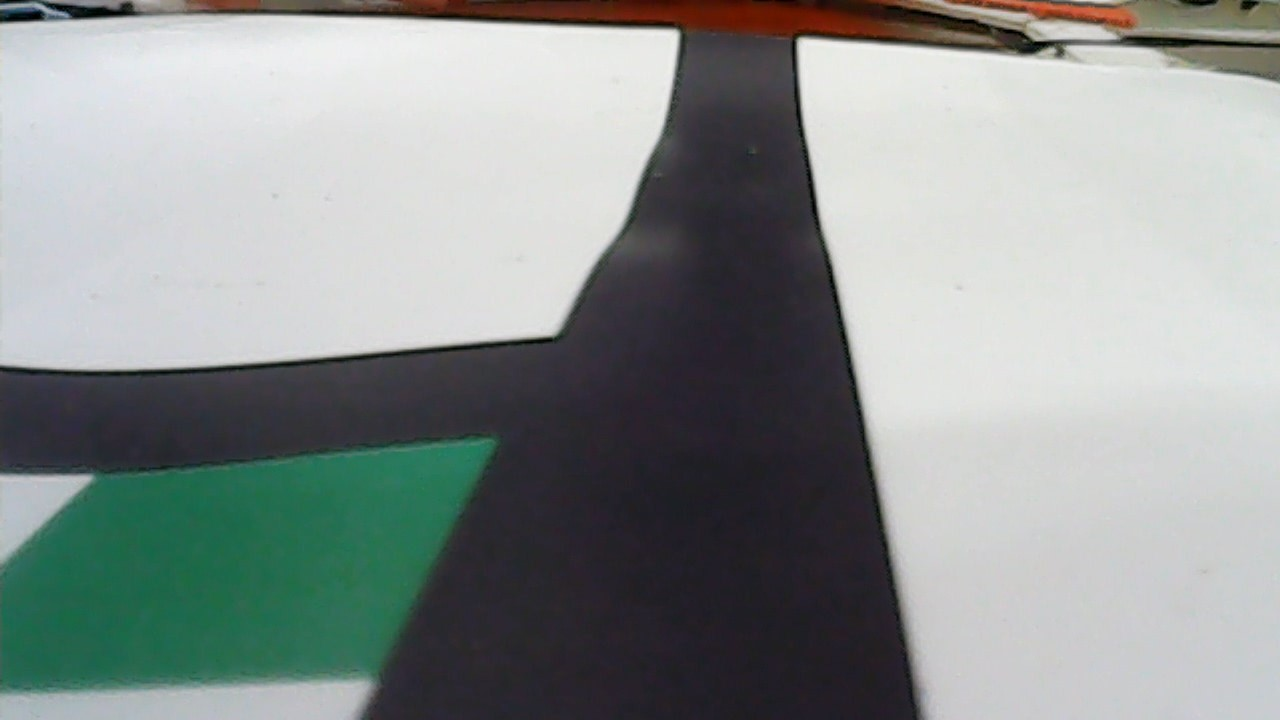
#> input picture pi/gs5.jpg, 1280 x 720 px
$ python testgs_collapse.py
#> lines starting #> are read from the running program, lines starting #| are printed output that depends on the picture; after the words box and inside, x2 and y2 are one past the last pixel; in counts of white or black regions, pixels touching at a corner belong together
import cv2
from MultiThread import WebcamStream
import numpy as np
import enum
# import time

height = 480

g_roi_lh = 400 #! increase lower height boundary in main code
# g_roi_uh = height
g_roi_b_lh = 340 # black above green upper boundary
# g_roi_b_uh = g_roi_lh #black above green lower boundary
gs_b_sampleoffset = 10 #offset ample to above by this amount of pixels
gs_b_sampleh = 50 #this is the height of the black sample taken above green square
gs_minblackpct = 0.35
green_minarea = 1000000

u_black = 70

l_green = np.array([30, 90, 60], np.uint8)
u_green = np.array([85, 255, 255], np.uint8)


class Task(enum.Enum):
    EMPTY = 0
    LEFT_GREEN = 1
    RIGHT_GREEN = 2
    DOUBLE_GREEN = 3

curr = Task.EMPTY

#* The following should be inside the loop

frame_org = cv2.imread("gs5.jpg")
#> frame_org is the input picture: shape (720, 1280, 3); mean B, G, R 146, 147.7, 141.3
# frame_org = frame_org[crop_h:height, :]
frame_bw = cv2.cvtColor(frame_org, cv2.COLOR_BGR2GRAY)
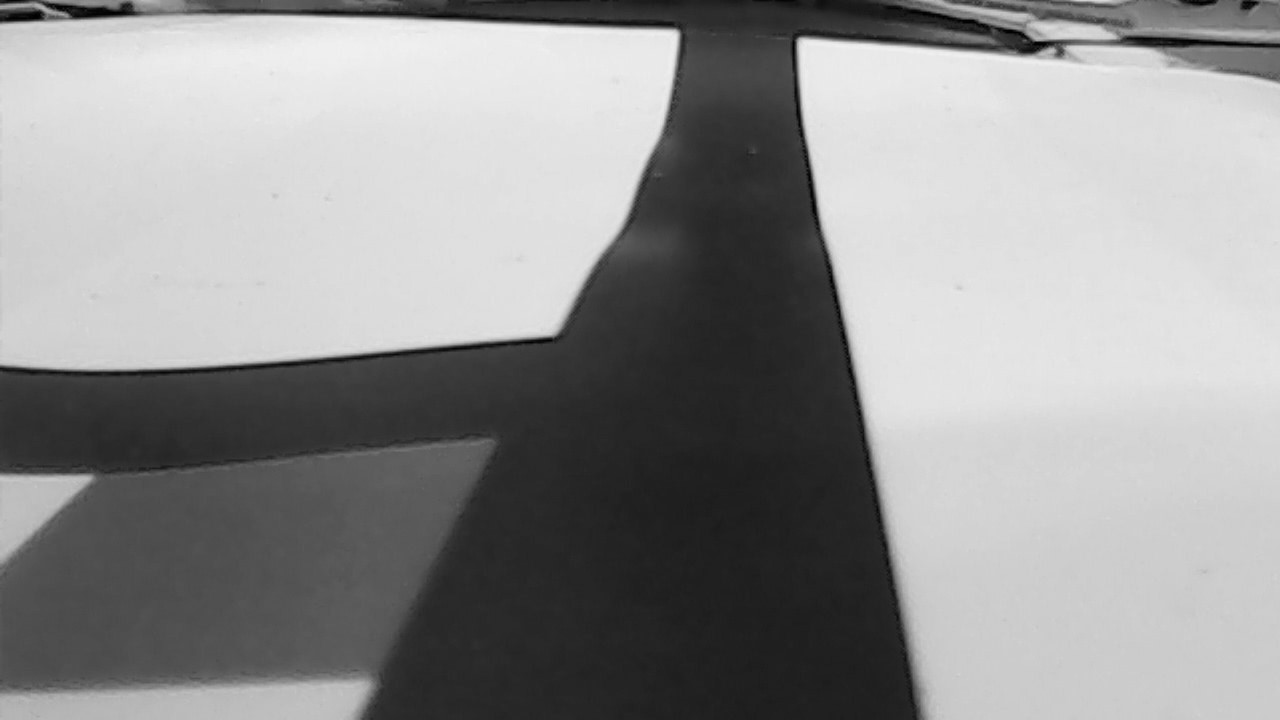
#> frame_bw: shape (720, 1280); min 0, max 242, mean 145.6
frame_hsv = cv2.cvtColor(frame_org, cv2.COLOR_BGR2HSV)
#> frame_hsv: shape (720, 1280, 3); mean H, S, V 85.5, 36.8, 151.6
# cv2.imshow("frame_hsv", frame_hsv)

frame_black = cv2.inRange(frame_bw, 0, u_black)
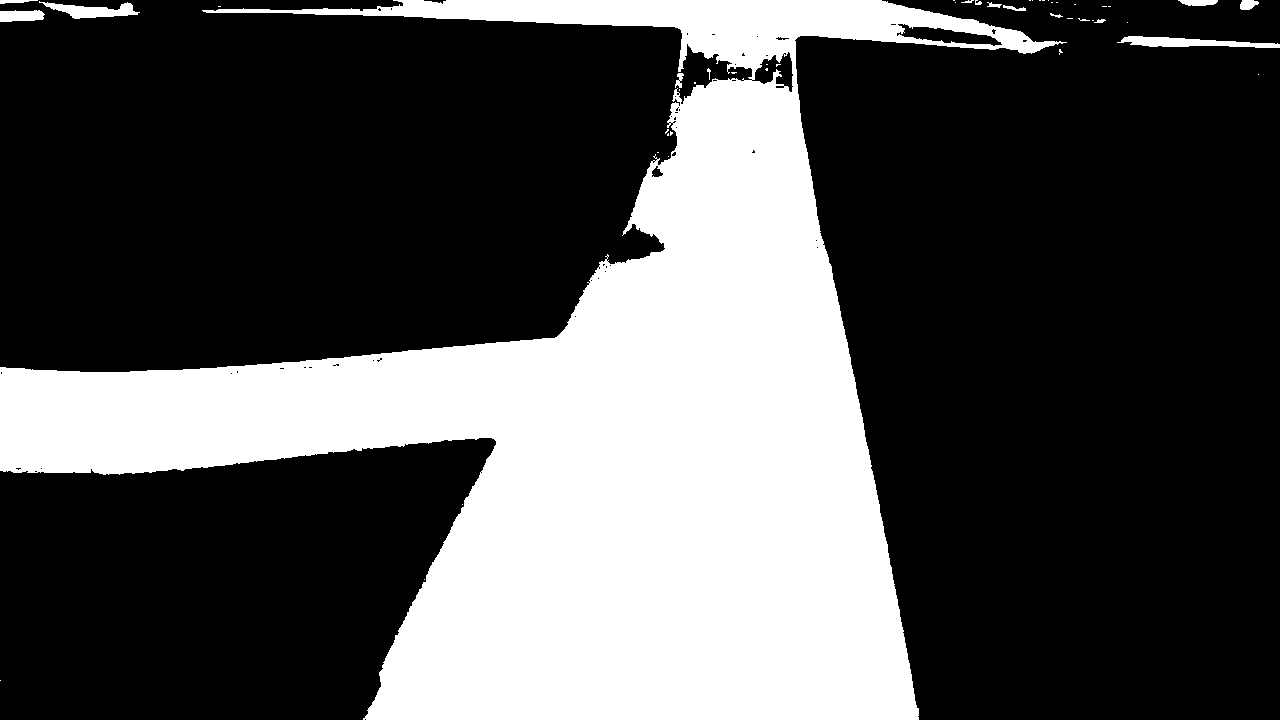
#> frame_black: shape (720, 1280); 31.2% white; 48 white regions (33 under 20 px), largest, box (x1, y1, x2, y2) and area: (0, 0, 1067, 720) 284371, (1117, 36, 1280, 48) 1080, (39, 1, 140, 19) 856

#~ Presence of green square?
green_mask = cv2.inRange(frame_hsv[g_roi_lh:, :], l_green, u_green)
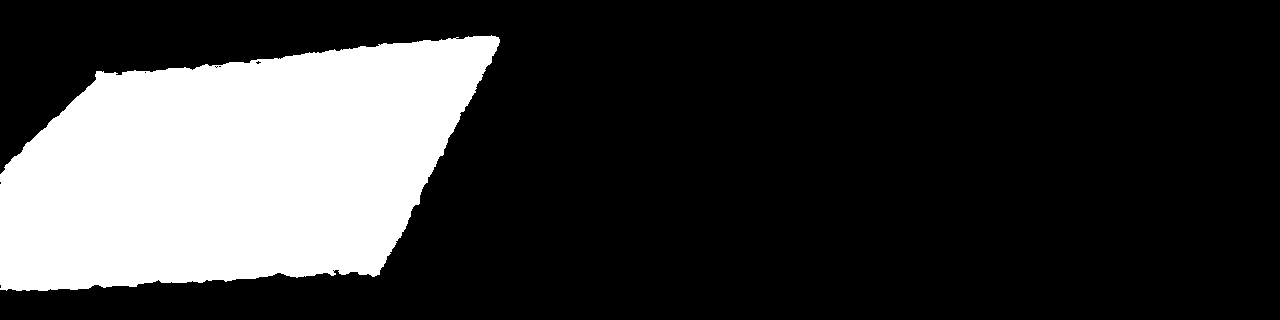
#> green_mask: shape (320, 1280); 22.5% white; 1 white region, box (x1, y1, x2, y2) and area: (0, 35, 500, 291) 91960
green_sum = np.sum(green_mask)
#> green_sum = 23449800
cv2.imshow("green mask", green_mask)

if green_sum > green_minarea:

    #~ Find x position of green
    green_col = np.amax(green_mask, axis=0)
#> green_col = 1280 values, max 255 at index 0, min 0 at index 500, mean 99.61
    g_indices_h = np.where(green_col == 255)
    gs_left = g_indices_h[0][0]
#> gs_left = 0
    gs_right = g_indices_h[0][-1]
#> gs_right = 499
    gs_centre = (gs_left + gs_right)/2
#> gs_centre = 249.5

    #~ Test if below or above line (SS)
    green_row = np.amax(green_mask, axis=1)
#> green_row = 320 values, max 255 at index 35, min 0 at index 0, mean 204
    g_indices_v = np.where(green_row == 255)
    gs_top = g_indices_v[0][0]+g_roi_lh
#> gs_top = 435
    # g_bot = g_indices_v[0][-1]
    #^ another solution is skip these steps and input a fixed area
    blackarea_abovegs = frame_black[gs_top-gs_b_sampleh-gs_b_sampleoffset:gs_top-gs_b_sampleoffset, gs_left:gs_right]
#> blackarea_abovegs: shape (50, 499); every value is 255
    gs_blackpct = np.sum(blackarea_abovegs) / 255 / gs_b_sampleh / (gs_right-gs_left)
#> gs_blackpct = 1
    print("percatnage of black:", gs_blackpct)
#| percatnage of black: 1.0
    cv2.imshow("black area above green square", blackarea_abovegs)

    #~ GREEN SQUARE FOUND
    if gs_blackpct > gs_minblackpct:

        #~ Find x position of black
        black_besidegs = frame_black[g_roi_lh:, :]
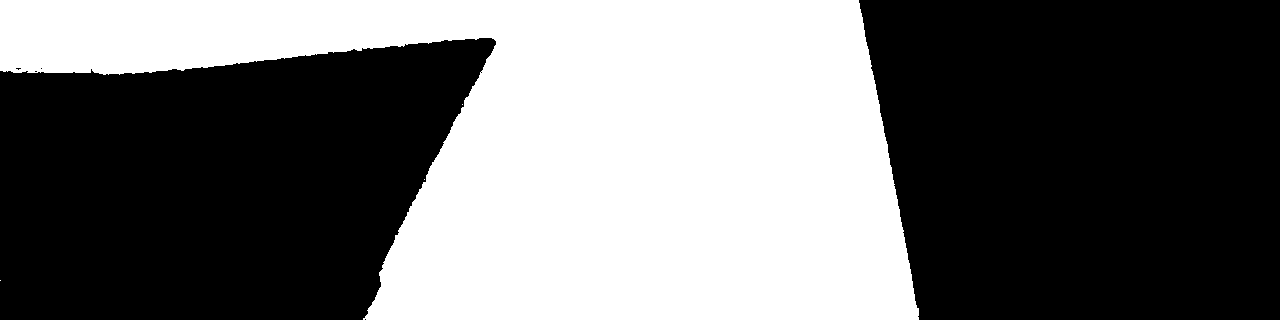
#> black_besidegs: shape (320, 1280); 42.8% white; 4 white regions (3 under 20 px), largest, box (x1, y1, x2, y2) and area: (0, 0, 919, 320) 175125
        cv2.imshow("black beside gs", black_besidegs)
        blackM = cv2.moments(black_besidegs)
#> blackM = moments, m00 44657640, centre m10/m00, m01/m00 = (585.4, 147.9)
        cx_black = int(blackM["m10"]/blackM["m00"]) if np.sum(black_besidegs) else 0 #theoretically divide by zero error should never happen
#> cx_black = 585
        print(cx_black, gs_centre)
#| 585 249.5

        #~ Identify type of green square
        if cx_black > gs_left and cx_black < gs_right and green_sum > 2*green_minarea:
            curr = Task.DOUBLE_GREEN
        elif cx_black > gs_centre:
            curr = Task.LEFT_GREEN
        elif cx_black < gs_centre:
            curr = Task.RIGHT_GREEN
        else:
            print("hms")

        cv2.imshow("green", frame_org[:, gs_left:gs_right])
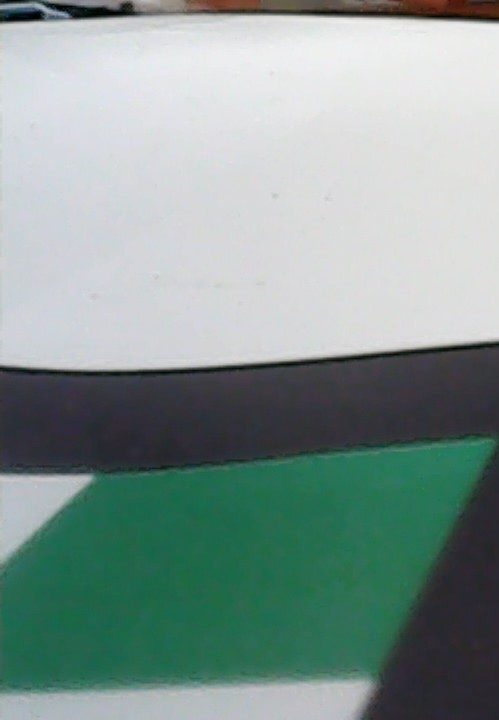
#> window 'green': shape (720, 499, 3); mean B, G, R 147.5, 152.5, 133.4
        # cv2.imshow("green", frame_hsv[g_top:g_bot, g_left:g_right])

cv2.waitKey()

print("task", curr)
